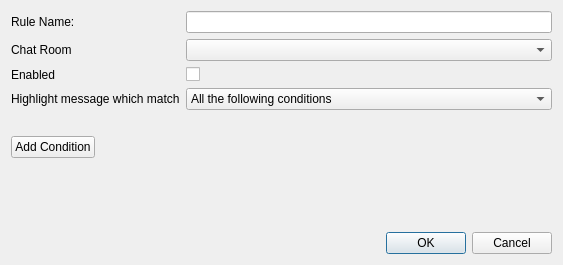
<?xml version="1.0" encoding="UTF-8"?>
<ui version="4.0">
 <class>KSTHighlightRuleDetail</class>
 <widget class="QDialog" name="KSTHighlightRuleDetail">
  <property name="geometry">
   <rect>
    <x>0</x>
    <y>0</y>
    <width>563</width>
    <height>265</height>
   </rect>
  </property>
  <property name="windowTitle">
   <string>Edit Rule </string>
  </property>
  <layout class="QVBoxLayout" name="verticalLayout">
   <item>
    <layout class="QHBoxLayout" name="horizontalLayout_5">
     <item>
      <layout class="QFormLayout" name="titleLayout_3">
       <item row="0" column="0">
        <widget class="QLabel" name="ruleNameLabel">
         <property name="text">
          <string>Rule Name:</string>
         </property>
        </widget>
       </item>
       <item row="0" column="1">
        <widget class="QLineEdit" name="ruleLineEdit">
         <property name="text">
          <string/>
         </property>
        </widget>
       </item>
       <item row="1" column="0">
        <widget class="QLabel" name="roomLabel">
         <property name="text">
          <string>Chat Room</string>
         </property>
        </widget>
       </item>
       <item row="1" column="1">
        <widget class="QComboBox" name="roomCombo"/>
       </item>
       <item row="2" column="0">
        <widget class="QLabel" name="enabledLabel">
         <property name="text">
          <string>Enabled</string>
         </property>
        </widget>
       </item>
       <item row="2" column="1">
        <widget class="QCheckBox" name="enabledCheckbox">
         <property name="layoutDirection">
          <enum>Qt::LeftToRight</enum>
         </property>
         <property name="text">
          <string/>
         </property>
        </widget>
       </item>
       <item row="3" column="0">
        <widget class="QLabel" name="matchLabel">
         <property name="text">
          <string>Highlight message which match</string>
         </property>
        </widget>
       </item>
       <item row="3" column="1">
        <widget class="QComboBox" name="matchCombo">
         <property name="sizePolicy">
          <sizepolicy hsizetype="Preferred" vsizetype="Fixed">
           <horstretch>0</horstretch>
           <verstretch>0</verstretch>
          </sizepolicy>
         </property>
         <item>
          <property name="text">
           <string>All the following conditions</string>
          </property>
         </item>
         <item>
          <property name="text">
           <string>Any of the following conditions</string>
          </property>
         </item>
        </widget>
       </item>
      </layout>
     </item>
    </layout>
   </item>
   <item>
    <spacer name="verticalSpacer_2">
     <property name="orientation">
      <enum>Qt::Vertical</enum>
     </property>
     <property name="sizeType">
      <enum>QSizePolicy::Preferred</enum>
     </property>
     <property name="sizeHint" stdset="0">
      <size>
       <width>10</width>
       <height>20</height>
      </size>
     </property>
    </spacer>
   </item>
   <item>
    <layout class="QVBoxLayout" name="conditionsLayout"/>
   </item>
   <item>
    <layout class="QHBoxLayout" name="horizontalLayout_6">
     <item>
      <widget class="QPushButton" name="addConditionButton">
       <property name="sizePolicy">
        <sizepolicy hsizetype="Preferred" vsizetype="Fixed">
         <horstretch>0</horstretch>
         <verstretch>0</verstretch>
        </sizepolicy>
       </property>
       <property name="text">
        <string>Add Condition</string>
       </property>
      </widget>
     </item>
     <item>
      <spacer name="horizontalSpacer_6">
       <property name="orientation">
        <enum>Qt::Horizontal</enum>
       </property>
       <property name="sizeHint" stdset="0">
        <size>
         <width>40</width>
         <height>20</height>
        </size>
       </property>
      </spacer>
     </item>
    </layout>
   </item>
   <item>
    <spacer name="verticalSpacer">
     <property name="orientation">
      <enum>Qt::Vertical</enum>
     </property>
     <property name="sizeHint" stdset="0">
      <size>
       <width>20</width>
       <height>40</height>
      </size>
     </property>
    </spacer>
   </item>
   <item>
    <widget class="QDialogButtonBox" name="buttonBox">
     <property name="orientation">
      <enum>Qt::Horizontal</enum>
     </property>
     <property name="standardButtons">
      <set>QDialogButtonBox::Cancel|QDialogButtonBox::Ok</set>
     </property>
    </widget>
   </item>
  </layout>
 </widget>
 <resources/>
 <connections>
  <connection>
   <sender>buttonBox</sender>
   <signal>accepted()</signal>
   <receiver>KSTHighlightRuleDetail</receiver>
   <slot>save()</slot>
   <hints>
    <hint type="sourcelabel">
     <x>248</x>
     <y>254</y>
    </hint>
    <hint type="destinationlabel">
     <x>157</x>
     <y>274</y>
    </hint>
   </hints>
  </connection>
  <connection>
   <sender>buttonBox</sender>
   <signal>rejected()</signal>
   <receiver>KSTHighlightRuleDetail</receiver>
   <slot>reject()</slot>
   <hints>
    <hint type="sourcelabel">
     <x>316</x>
     <y>260</y>
    </hint>
    <hint type="destinationlabel">
     <x>286</x>
     <y>274</y>
    </hint>
   </hints>
  </connection>
  <connection>
   <sender>ruleLineEdit</sender>
   <signal>textChanged(QString)</signal>
   <receiver>KSTHighlightRuleDetail</receiver>
   <slot>ruleNameChanged(QString)</slot>
   <hints>
    <hint type="sourcelabel">
     <x>368</x>
     <y>23</y>
    </hint>
    <hint type="destinationlabel">
     <x>281</x>
     <y>132</y>
    </hint>
   </hints>
  </connection>
  <connection>
   <sender>addConditionButton</sender>
   <signal>clicked()</signal>
   <receiver>KSTHighlightRuleDetail</receiver>
   <slot>addCondition()</slot>
   <hints>
    <hint type="sourcelabel">
     <x>62</x>
     <y>125</y>
    </hint>
    <hint type="destinationlabel">
     <x>281</x>
     <y>132</y>
    </hint>
   </hints>
  </connection>
 </connections>
 <slots>
  <slot>ruleNameChanged(QString)</slot>
  <slot>addCondition()</slot>
  <slot>save()</slot>
 </slots>
</ui>
